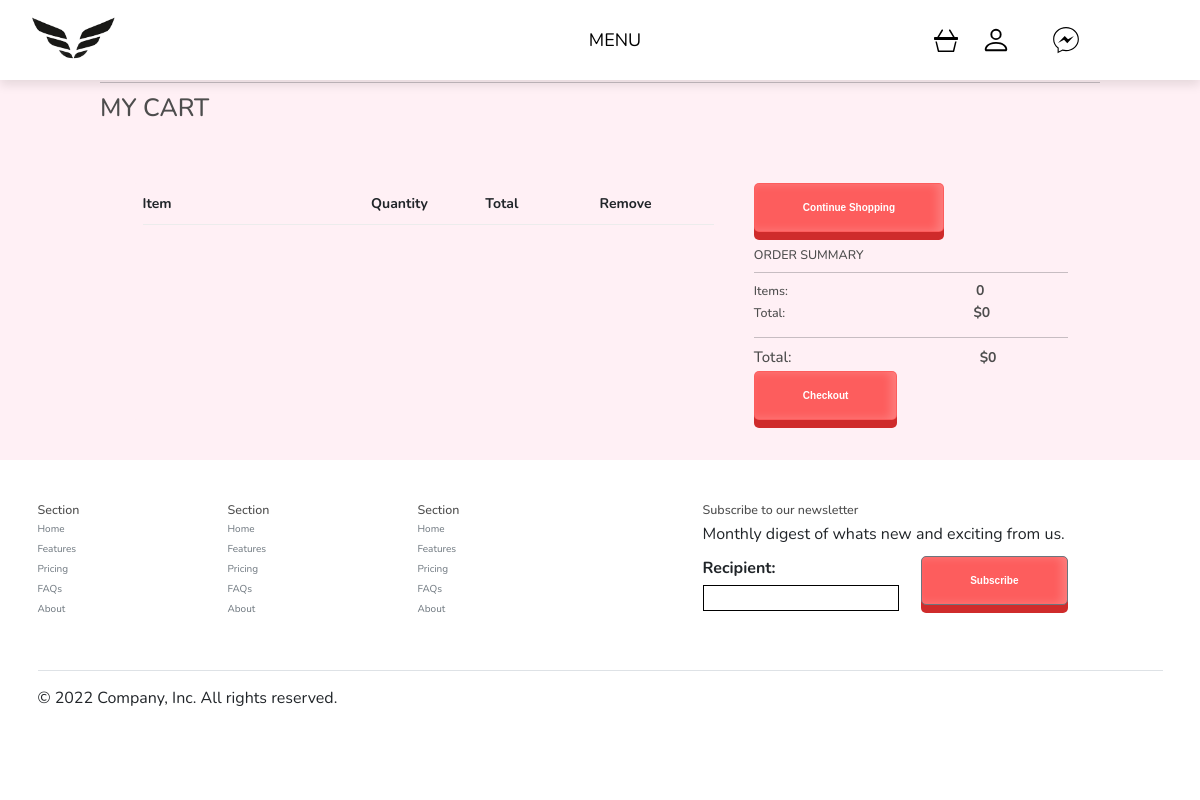
Before: /cart/ (signed in) with the older database file.
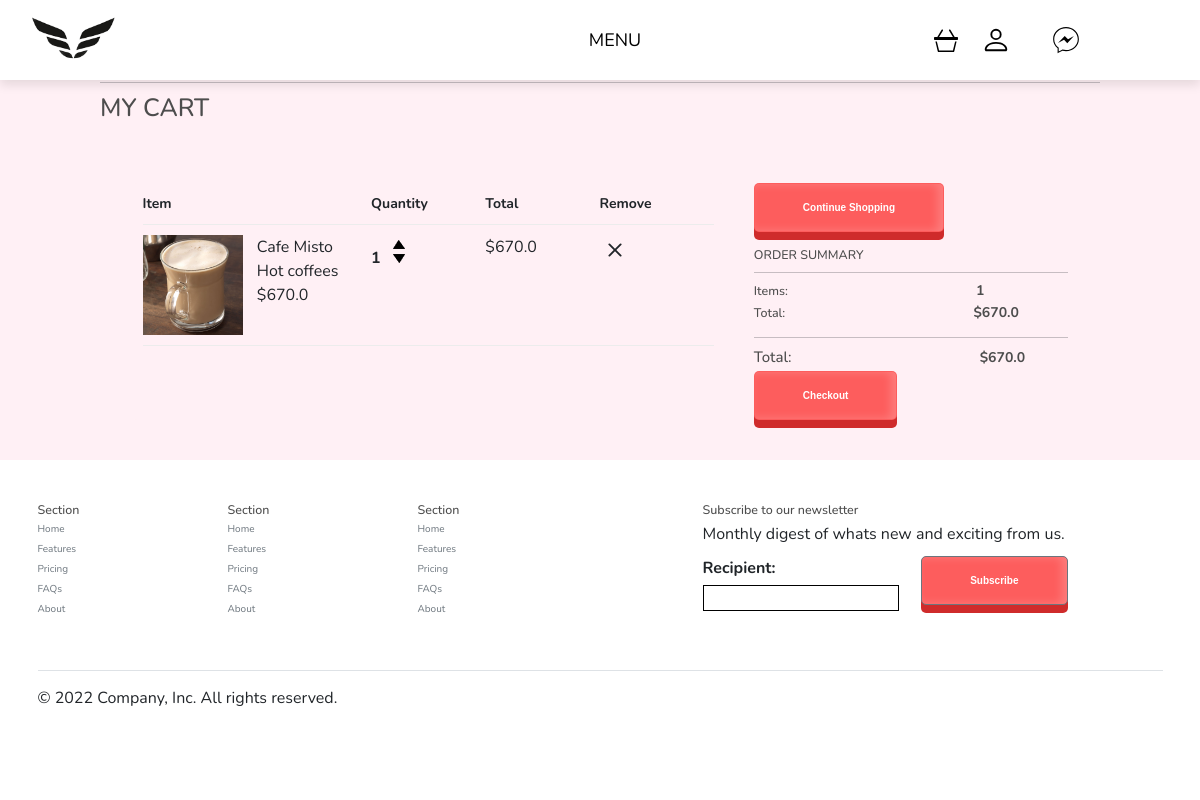
After: the same page with the newer database file.
### shop/models.py (models this page shows, shortened)
class Order(models.Model):
    customer = models.ForeignKey(Customer, on_delete=models.SET_NULL, null=True, blank=True)
    date_ordered = models.DateTimeField(auto_now_add=True)
    complete = models.BooleanField(default=False)
    order_id = models.CharField(max_length=100, null=True)
    @property
    def get_cart_total(self):
        orderitems = self.orderitem_set.all()
        total = sum([item.get_total for item in orderitems])
        return total
    @property
    def get_cart_items(self):
        orderitems = self.orderitem_set.all()
        total = sum([item.quantity for item in orderitems])
        return total

class OrderItem(models.Model):
    product = models.ForeignKey(Product,on_delete=models.SET_NULL,null=True)
    order = models.ForeignKey(Order, on_delete=models.SET_NULL, null=True)
    quantity = models.IntegerField(default=0,null=True,blank=True)
    date_added = models.DateTimeField(auto_now_add=True)
    @property
    def get_total(self):
        total = self.product.price * self.quantity
        return total

class Product(models.Model):
    category = models.ForeignKey(Category,on_delete=models.CASCADE,null=True)
    name = models.CharField(max_length=200, null=True)
    price = models.FloatField()
    image = models.ImageField(null=True,blank=True)
    slug = models.SlugField(max_length=200,unique=True,null=True)
    description = models.TextField(blank=True)
    @property
    def imageURL(self):
        try:
            url = self.image.url
        except:
            url = ''
        return url

class Category(models.Model):
    name = models.CharField(max_length=200, null=True)
    slug = models.SlugField(max_length=200,unique=True)

### shop/views.py (the view)
# urls.py: path('cart/',views.cart, name="cart"),
def cart(request):
    data = cartData(request)
    order = data['order']
    items = data['items']
    form = sendEmail(request)
    context = {
        'form':form,
        'title': 'Cart',
        'items':items,
        'order': order
    }
    return render(request, 'shop/cart.html', context )

### shop/forms.py
class EmailForm(forms.Form):
    recipient = forms.EmailField()

### shop/utils.py (called while the page is built)
def cartData(request):
    if request.user.is_authenticated:
        customer = request.user.customer
        order, created = Order.objects.get_or_create(customer=customer, complete= False)
        items = order.orderitem_set.all()
        cartItems = order.get_cart_items
    else:
        cookieData = cookieCart(request)
        cartItems = cookieData['cartItems']
        order = cookieData['order']
        items = cookieData['items']
    return {'cartItems':cartItems,'order':order,'items':items}

def sendEmail(request,message = 'Thank you!'):
    form = EmailForm()
    message = message
    if request.method == 'POST':
        form = EmailForm(request.POST)
        if form.is_valid():
            cd = form.cleaned_data
            subject = "Subscribing to our news"
            message = message
            send_mail(subject, message,
                      settings.DEFAULT_FROM_EMAIL, [cd['recipient']])
    else:
          form = EmailForm()
    return form

### shop/templates/shop/cart.html (shortened to what this page needs)
{% extends 'shop/main.html' %}
{% load static %}
{% block content %}
	<div id="main">
		<hr>
		<h1>MY CART</h1>
		<br>
		<div class="row">
			<div class="col-lg-12">
				<div class="box-element">
					<div class="cart-row">
						<div style="flex:2"><strong>Item</strong></div>
						<div style="flex:1"><strong>Quantity</strong></div>
						<div style="flex:1"><strong>Total</strong></div>
						<div style="flex:1"><strong>Remove</strong></div>
					</div>
					{% for item in items %}
					<div class="cart-row">
						<div style="flex:1"><img class="row-image" src="{{item.product.imageURL}}"></div>
						<div style="flex:1; margin-bottom:0%">
							<p style="margin-bottom:0%">{{item.product.name}}</p>
							<p style="margin-bottom:0%">{{item.product.category.name}}</p>
							<p>${{item.product.price}} </p>
						</div>
						<div style="flex:1">
							<p class="quantity">{{item.quantity}}</p>
							<div class="quantity">
								<img  data-product="{{item.product.id}}" data-action="add" class="chg-quantity update-cart" src="{% static  'images/arrow-up.png' %}">
								<img data-product="{{item.product.id}}" data-action="remove"  class="chg-quantity update-cart" src="{% static  'images/arrow-down.png' %}">
							</div>
						</div>
						<div style="flex:1"><p>${{item.get_total}}</p></div>
						<div style="flex:1">
							<svg xmlns="http://www.w3.org/2000/svg" data-product="{{item.product.id}}" data-action="delete" width="30" height="30" fill="currentColor" class="bi bi-x update-cart" viewBox="0 0 16 16">
								<path d="M4.646 4.646a.5.5 0 0 1 .708 0L8 7.293l2.646-2.647a.5.5 0 0 1 .708.708L8.707 8l2.647 2.646a.5.5 0 0 1-.708.708L8 8.707l-2.646 2.647a.5.5 0 0 1-.708-.708L7.293 8 4.646 5.354a.5.5 0 0 1 0-.708z"/>
							</svg>
						</div>
					</div>
					{% endfor %}
				</div>
				<br>
				<div class="box-element1">
					<a class="btn"  href="{% url 'shops:shop' %}">Continue Shopping</a>
					<br>
					<br>
					<h5>ORDER SUMMARY</h5>
					<hr>
					<div >
						<div style="display: flex;">
							<h5 style="margin-right: 60%;">Items:</h5>
							<h5><strong>{{order.get_cart_items}}</strong></h5>
						</div>
						<div style="display: flex;"><h5 style="margin-right: 60%;">Total:</h5><h5><strong>${{order.get_cart_total}}</strong></h5></div>
					</div>
					<hr>
					<div>
						<div style="display: flex;">
							<h4 style="margin-right: 60%;">Total:</h4>
							<h4><strong>${{order.get_cart_total}}</strong></h4>
						</div>
						<a class="btn" href="{% url 'shops:checkout' %}">Checkout</a>
					</div>
				</div>
			</div>
		</div>
	</div>
{% endblock %}

Changed rows visible on the page:
added OrderItem: product.imageURL (picture), product.name "Cafe Misto", product.category.name "Hot coffees", product.price "670.0", quantity "1", get_total "670.0"
changed Order: get_cart_items "0" → "1"; get_cart_total "0" → "670.0"
